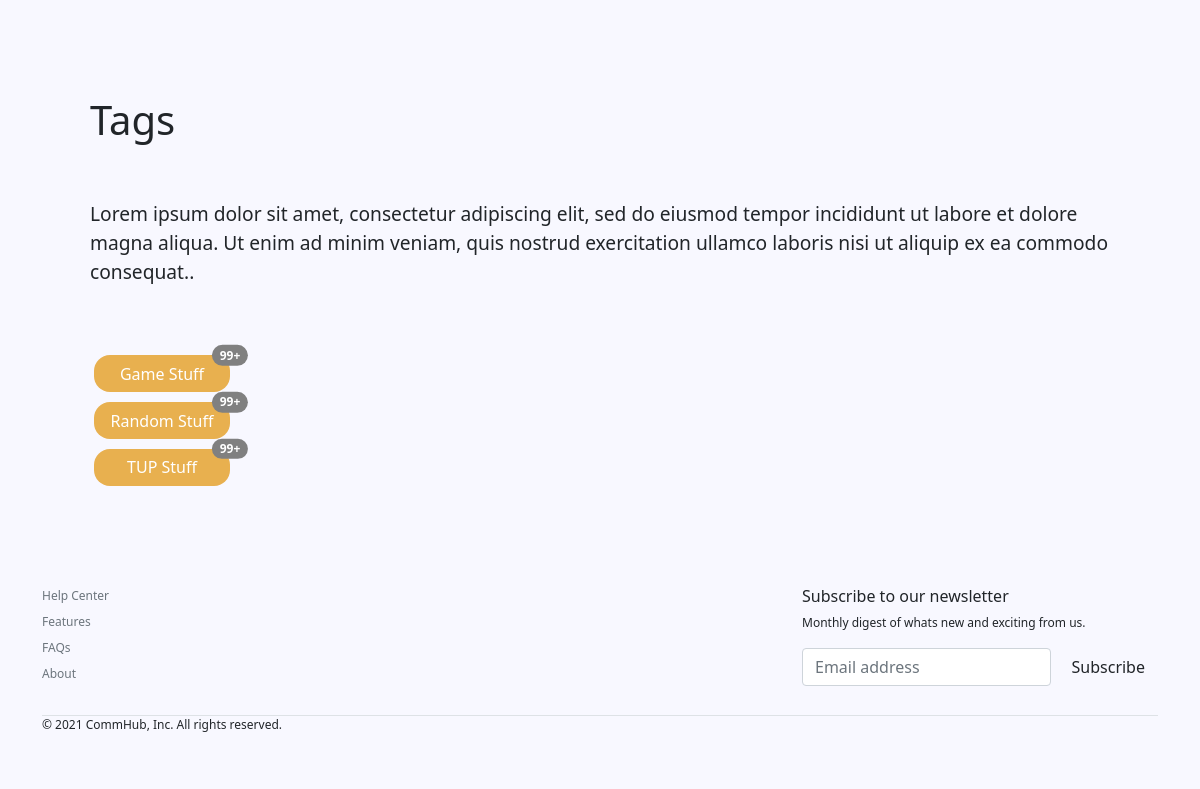
The page /index.php/threads on the database as committed earlier.
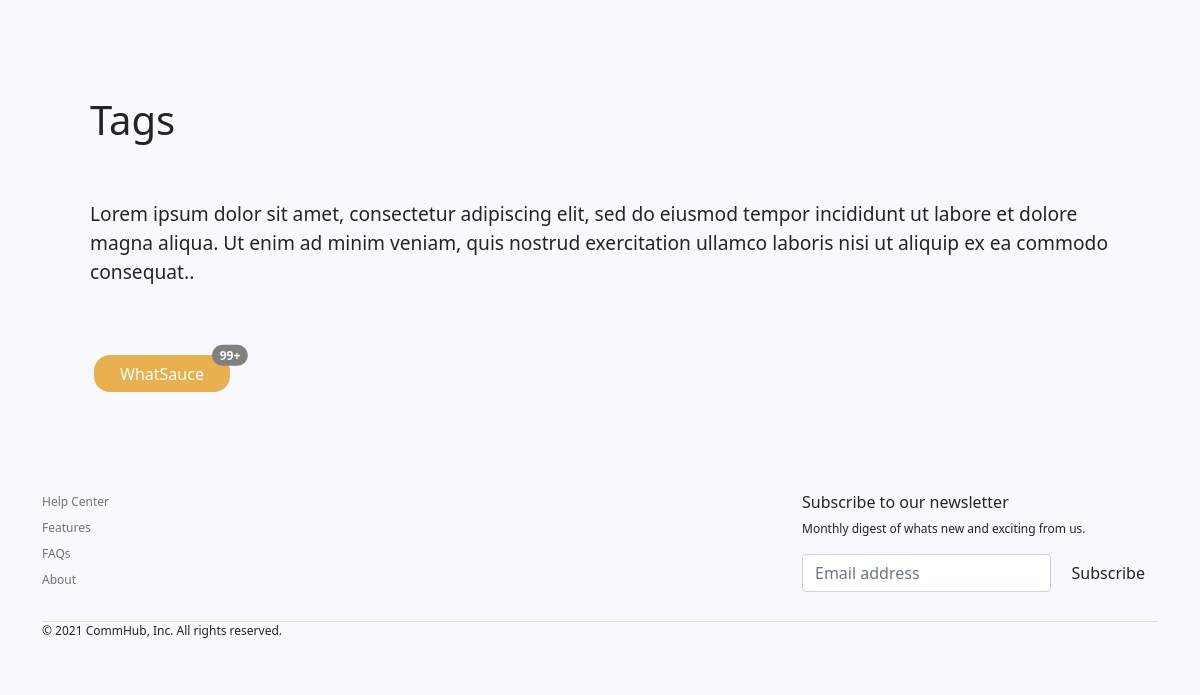
The same page on the database as committed later.
### tables this page shows
CREATE TABLE `threads` (
  `id` int(255) NOT NULL,
  `name` varchar(255) NOT NULL,
  `date` datetime NOT NULL DEFAULT current_timestamp()
);

### application/libraries/Sitelayout.php (called while the page is built, shortened)
<?php
class Sitelayout {
    private $CI;
    public function __construct() {
        $this->CI =& get_instance();
    }
    public function loadTemplate($content = null, $data = null) {
        $layout = array();
        $layout['navbar2'] = $this->CI->load->view('templates/navbar2', null, true);
        $layout['navbar3'] = $this->CI->load->view('templates/navbar3', null, true);
        $layout['footer'] = $this->CI->load->view('templates/footer', null, true);
        $layout['content'] = $this->CI->load->view($content, $data, true);
        $this->CI->load->view('templates/content', $layout);
    }
}

### application/controllers/Threads.php (called while the page is built, shortened)
<?php
class Threads extends CI_Controller {
    public function index(){
        $data['title'] = 'Tags';
        $data['threads'] = $this->threads_model->get_threads();
        $this->sitelayout->loadTemplate('threads/index',$data);
    }
}

### index.php (called while the page is built, shortened)
<?php
require_once BASEPATH.'core/CodeIgniter.php';

### application/models/Threads_model.php (called while the page is built, shortened)
<?php
		class Threads_model extends CI_Model{
            public function get_threads(){
                $this->db->order_by('name');
                $query = $this->db->get('threads');
                return $query->result_array();
            }
        }

### application/views/threads/index.php (the view, shortened to what this page needs)
<!DOCTYPE html>
<html>
<head>
<link href="https://cdn.jsdelivr.net/npm/bootstrap@5.1.3/dist/css/bootstrap.min.css" rel="stylesheet">
</head>
<body>
<div class="container mt-5">
	<div class="p-5"><h1><?= $title; ?></h1></div>
	<div class=" pb-5 pe-5 ps-5 bg-none text-dark rounded jumbotron">
    <p>Lorem ipsum dolor sit amet, consectetur adipiscing elit, sed do eiusmod tempor incididunt ut labore et dolore magna aliqua. Ut enim ad minim veniam, quis nostrud exercitation ullamco laboris nisi ut aliquip ex ea commodo consequat..</p>
  	</div>
	<ul class="list-group list-group  ps-1 tags">
	<?php foreach($threads as $thread) : ?>
		<li ><a class="button ms-5 position-relative" href="<?php echo site_url('/threads/posts/'.$thread['id']); ?>"><span class="tagname"><?php echo $thread['name']; ?></span><span class="position-absolute top-0 start-100 translate-middle badge rounded-pill badge_bg">99+</span></a>
		</li>
	<?php endforeach; ?>
	</ul>
</div>
</body>
</html>

### application/views/templates/footer.php (shortened to what this page needs)
<!DOCTYPE html>
<html>
<head>
    <link href="https://cdn.jsdelivr.net/npm/bootstrap@5.1.3/dist/css/bootstrap.min.css" rel="stylesheet">
</head>
<div class="container">
        <footer class="pt-5 mt-5">
          <div class="row">
            <div class="col-6">
              <ul class="nav flex-column">
                <li class="nav-item mb-2"><a href="<?php echo base_url('pages/help'); ?>"class="nav-link p-0 text-muted">Help Center</a></li>
                <li class="nav-item mb-2"><a href="#" class="nav-link p-0 text-muted">Features</a></li>
                <li class="nav-item mb-2"><a href="<?php echo base_url('pages/faqs'); ?>" class="nav-link p-0 text-muted">FAQs</a></li>
                <li class="nav-item mb-2"><a href="<?php echo base_url('pages/about'); ?>" class="nav-link p-0 text-muted">About</a></li>
              </ul>
            </div>
            <div class="col-4 offset-2">
              <form>
                <h6>Subscribe to our newsletter</h6>
                <p>Monthly digest of whats new and exciting from us.</p>
                <div class="d-flex w-100 gap-2">
                  <input id="newsletter1" type="text" class="form-control" placeholder="Email address">
                  <a class ="btn btn-custom" id="newsletter" href="<?php echo base_url('newsletter/index'); ?>">Subscribe</a>
                </div>
              </form>
            </div>
          </div>
          <div class="d-flex justify-content-between mt-4 border-top">
            <p>&copy; 2021 CommHub, Inc. All rights reserved.</p>
            <ul class="list-unstyled d-flex">
              <li class="ms-3"><a class="link-dark" href="#"><svg class="bi" width="24" height="24"><use xlink:href="#twitter"/></svg></a></li>
              <li class="ms-3"><a class="link-dark" href="#"><svg class="bi" width="24" height="24"><use xlink:href="#instagram"/></svg></a></li>
              <li class="ms-3"><a class="link-dark" href="#"><svg class="bi" width="24" height="24"><use xlink:href="#facebook"/></svg></a></li>
            </ul>
          </div>
        </footer>
      </div>
</body>
</html>

### application/views/templates/content.php (shortened to what this page needs)
<?php
    echo $content;
    echo $footer;
?>

Rows that differ between the two databases and show on the page:
removed threads: name "Game Stuff"
removed threads: name "Random Stuff"
removed threads: name "TUP Stuff"
added threads: name "WhatSauce"
